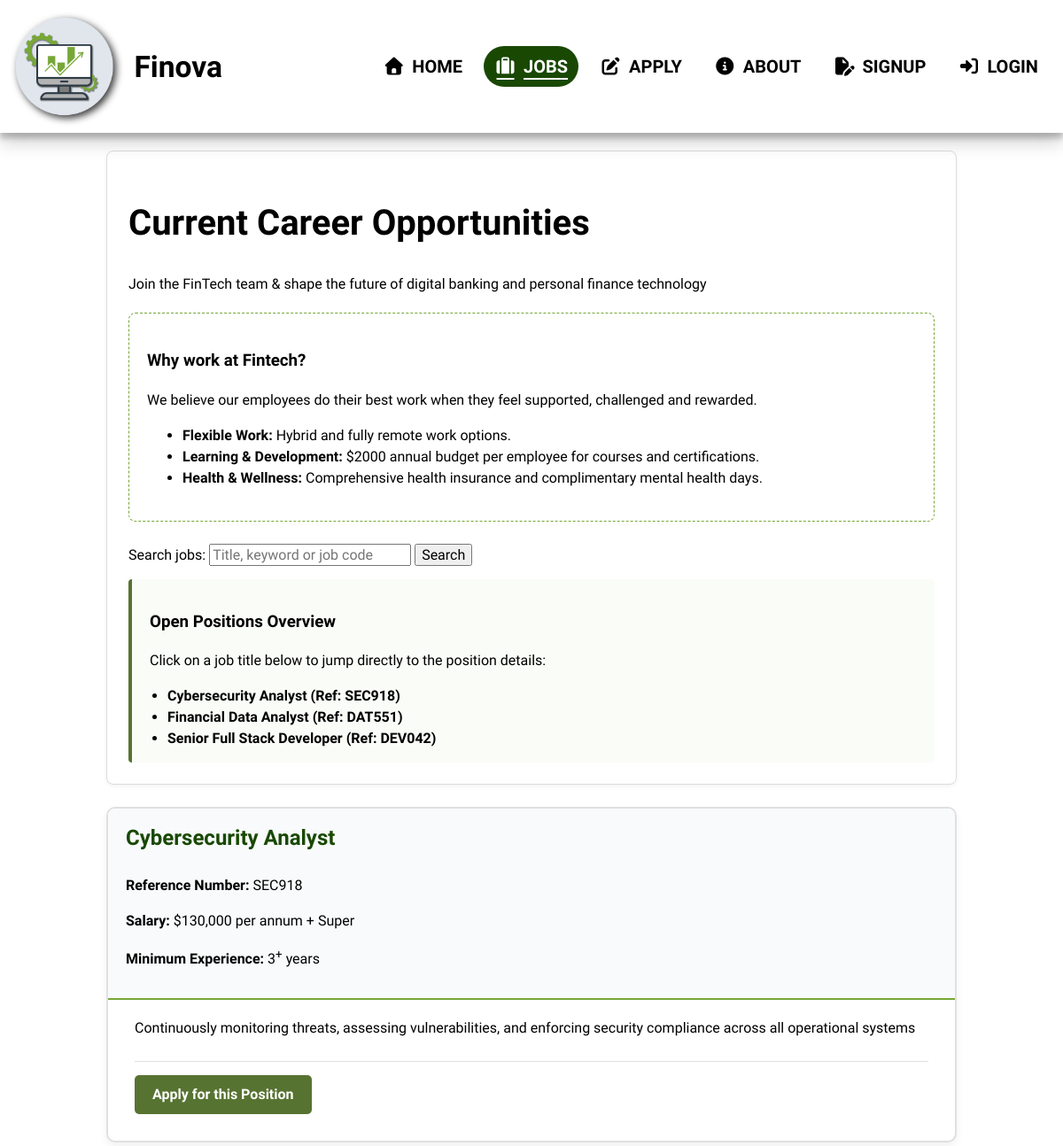
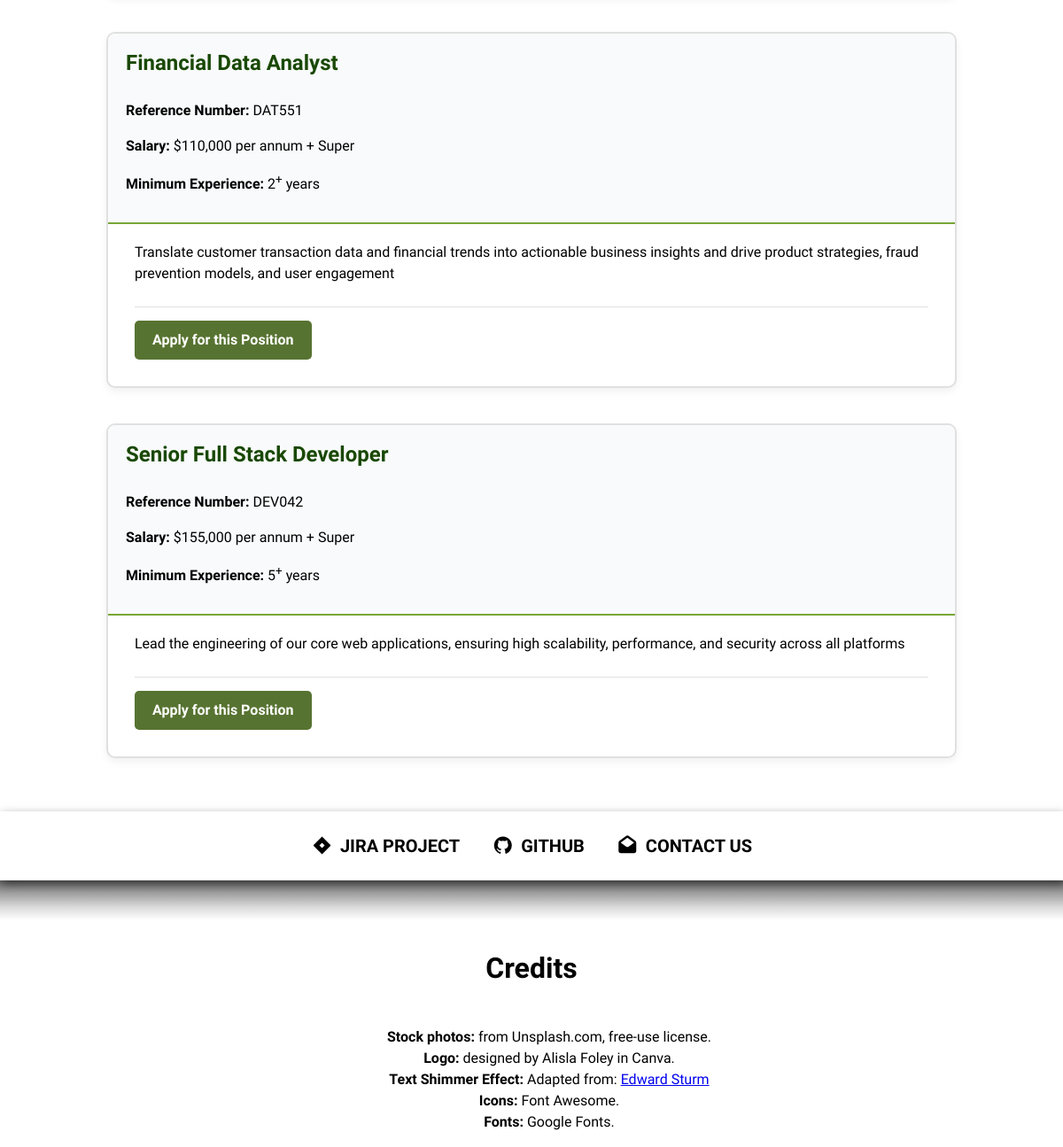
Page /project2/jobs.php on the committed database (2 pictures, top to bottom).
### tables this page shows
CREATE TABLE `jobs` (
  `Job_Code` char(6) NOT NULL,
  `Job_Title` text NOT NULL,
  `Salary` int(10) NOT NULL,
  `Description` longtext NOT NULL,
  `Min_Experience` int(2) DEFAULT NULL
);

### project2/jobs.php (the view, shortened to what this page needs)
<?php
include 'includes/header.inc';
include 'includes/navigation.inc';
require_once 'settings.php';
$conn = mysqli_connect($host, $db_user, $pwd, $sql_db);
mysqli_set_charset($conn, "utf8mb4");
$table = "Jobs";
function format_salary($value) {
    $clean = str_replace([',', '$'], '', (string)$value);
    if (is_numeric($clean)) {
        return '$' . number_format((float)$clean) . ' per annum + Super';
    }
    return htmlspecialchars($value);
}
$search = isset($_GET['q']) ? trim($_GET['q']) : '';
if ($search !== '') {
    $like = '%' . $search . '%';
    $stmt = $conn->prepare(
        "SELECT * FROM `$table`
         WHERE Job_Title LIKE ? OR Job_Code LIKE ? OR Description LIKE ?
         ORDER BY Job_Title"
    );
    $stmt->bind_param("sss", $like, $like, $like);
} else {
    $stmt = $conn->prepare("SELECT * FROM `$table` ORDER BY Job_Title");
}
$stmt->execute();
$jobs = $stmt->get_result()->fetch_all(MYSQLI_ASSOC);
?>
<main>
    <section class="intro-section">
        <h1 style="color: black; text-align:left">Current Career Opportunities</h1>
        <p>Join the FinTech team &amp; shape the future of digital banking and personal finance technology</p>
        <aside class="perks-sidebar">
            <h3>Why work at Fintech?</h3>
            <p>We believe our employees do their best work when they feel supported, challenged and rewarded.</p>
            <ul>
                <li><strong>Flexible Work:</strong> Hybrid and fully remote work options.</li>
                <li><strong>Learning &amp; Development:</strong> $2000 annual budget per employee for courses and certifications.</li>
                <li><strong>Health &amp; Wellness:</strong> Comprehensive health insurance and complimentary mental health days.</li>
            </ul>
        </aside>
        <form class="job-search" action="jobs.php" method="get">
            <label for="q">Search jobs:</label>
            <input type="search" id="q" name="q" placeholder="Title, keyword or job code"
                   value="<?php echo htmlspecialchars($search); ?>">
            <button type="submit">Search</button>
        </form>
        <section class="job-directory">
            <h3>Open Positions Overview</h3>
            <?php if (count($jobs) > 0): ?>
                <p>Click on a job title below to jump directly to the position details:</p>
                <ul>
                    <?php foreach ($jobs as $job): ?>
                        <li><a href="#<?php echo htmlspecialchars($job['Job_Code']); ?>">
                            <?php echo htmlspecialchars($job['Job_Title']); ?>
                            (Ref: <?php echo htmlspecialchars($job['Job_Code']); ?>)</a></li>
                    <?php endforeach; ?>
                </ul>
            <?php endif; ?>
        </section>
    </section>
    <?php foreach ($jobs as $job):
        $code = htmlspecialchars($job['Job_Code']);
    ?>
    <article class="job-card" id="<?php echo $code; ?>">
        <header>
            <h3><?php echo htmlspecialchars($job['Job_Title']); ?></h3>
            <p><strong>Reference Number:</strong> <?php echo $code; ?></p>
            <p><strong>Salary:</strong> <?php echo format_salary($job['Salary']); ?></p>
            <p><strong>Minimum Experience:</strong> <?php echo htmlspecialchars($job['Min_Experience']); ?><sup>+</sup> years</p>
        </header>
        <p><?php echo nl2br(htmlspecialchars($job['Description'])); ?></p>
        <div class="apply-link-container">
            <a href="apply.php?ref=<?php echo urlencode($job['Job_Code']); ?>" target="_self" class="apply-btn">Apply for this Position</a>
        </div>
    </article>
    <?php endforeach; ?>
</main>
<?php
include 'includes/footer.inc';
?>

### project2/styles/styles.css (style rules this page uses)
:root { --page-bg: white; --text: black; --green: #577331; --green-light: #77a737; --green-dark: #194803; --light-green-background: #fafcf7; }
body { font-family: "Play", sans-serif; margin: 0; background-color: var(--page-bg); color: var(--text); font-size: 1rem; line-height: 1.5; display: flex; flex-direction: column; min-height: 100dvh; }
main { flex: 1; width: 100%; box-sizing: border-box; max-width: 1000px; margin: 0 auto; padding: 20px; }
main h1 { font-size: clamp(1.75rem, 5vw, 2.5rem); line-height: 1.2; }
button, input, select, textarea { font-family: inherit; font-size: 1rem; }
.intro-section { background-color: #ffffff; border: 1px solid #dcdcdc; border-radius: 8px; padding: 24px; margin-bottom: 25px; box-shadow: 0 2px 5px rgba(0, 0, 0, 0.05); }
.job-directory { margin-top: 15px; padding: 15px 20px; background-color: var(--light-green-background); border-left: 4px solid var(--green); border-radius: 4px; }
.job-directory ul { margin: 10px 0 0 0; padding-left: 20px; }
.job-directory li, .job-directory a { color: #000000; text-decoration: none; font-weight: bold; }
.perks-sidebar { background-color: #ffffff; border: 1px dashed var(--green-light); border-radius: 8px; padding: 20px; margin-bottom: 25px; margin-top: 20px; }
.job-card { background-color: #ffffff; border: 2px solid #e0e0e0; border-radius: 10px; padding: 30px; margin-bottom: 40px; box-shadow: 0 4px 10px rgba(0, 0, 0, 0.06); transition: transform 0.2s ease, box-shadow 0.2s ease; }
.job-card > header { background-color: #f8fafb; padding: 15px 20px; margin: -30px -30px 20px -30px; border-bottom: 2px solid var(--green-light); border-top-left-radius: 8px; border-top-right-radius: 8px; }
.job-card h3 { margin-top: 0; color: var(--green-dark); font-size: 1.5em; }
.job-card .apply-link-container { margin-top: 25px; padding-top: 15px; border-top: 1px solid #e0e0e0; }
.apply-btn { display: inline-block; background-color: var(--green); color: #ffffff; padding: 10px 20px; text-decoration: none; border-radius: 5px; font-weight: bold; transition: background-color 0.2s ease; }

### rows in the picture
jobs: Job_Title "Cybersecurity Analyst", Job_Code "SEC918", Salary "$130,000 per annum + Super", Min_Experience "3", Description "Continuously monitoring threats, assessing vulnerabilities, and enforcing security compliance across all operational systems"
jobs: Job_Title "Financial Data Analyst", Job_Code "DAT551", Salary "$110,000 per annum + Super", Min_Experience "2", Description "Translate customer transaction data and financial trends into actionable business insights and drive product strategies, fraud prevention models, and user engagement"
jobs: Job_Title "Senior Full Stack Developer", Job_Code "DEV042", Salary "$155,000 per annum + Super", Min_Experience "5", Description "Lead the engineering of our core web applications, ensuring high scalability, performance, and security across all platforms"

### other values in the picture
$brand "Finova"
$label "HOME"
$label "JOBS"
$label "APPLY"
$label "ABOUT"
$label "SIGNUP"
$label "LOGIN"
